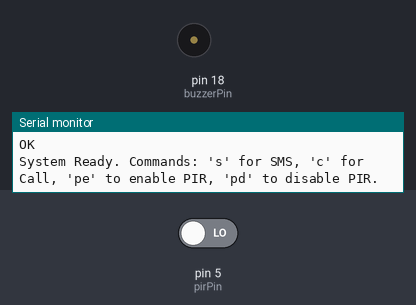
The sketch below on a simulated Arduino Uno, built with avr-gcc and run on an emulated ATmega328P. Shown: buzzer (waves = sounding), the last lines printed to the serial monitor. The test bench sets the inputs (shaded band); at power-on: pin 5 (pirPin) LOW. The modem accepts every AT command (registered, SIM ready, sends succeed) and sends nothing else.

Above: at 14.2 s.
14.3 s: pin 5 (pirPin) driven HIGH
At 15.3 s:
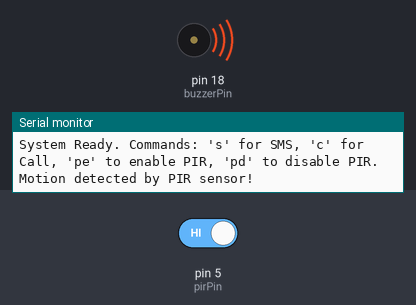
Timing chart, 0 to 21.1 s (numbered marks = the images above; inputs shaded):
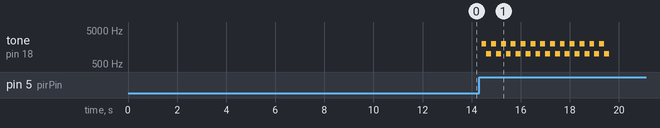

The sketch:

364._SIM800_PIR_SMSCall_TestCode_2026_sketch_oct9a.ino
```cpp
#include <SoftwareSerial.h>

#define rxPin 16
#define txPin 17
SoftwareSerial sim800L(rxPin, txPin);

#define pirPin 5
#define buzzerPin 18

bool pirEnabled = true; // Software switch variable to enable/disable PIR
String buff;

// Variables for non-blocking PIR debounce
unsigned long pirHighStartTime = 0;
bool motionStateRecorded = false;
const unsigned long debounceTime = 100; // Must stay HIGH for at least 100ms

void setup() {
  Serial.begin(115200);
  delay(500);

  sim800L.begin(9600);
  delay(500);

  pinMode(pirPin, INPUT);
  pinMode(buzzerPin, OUTPUT);

  Serial.println("Initializing...");

  sim800L.println("AT");
  waitForResponse();

  sim800L.println("ATE1");
  waitForResponse();

  sim800L.println("AT+CMGF=1");
  waitForResponse();

  sim800L.println("AT+CNMI=1,2,0,0,0");
  waitForResponse();

  Serial.println("System Ready. Commands: 's' for SMS, 'c' for Call, 'pe' to enable PIR, 'pd' to disable PIR.");
}

void loop() {
  // Non-blocking PIR noise elimination using millis()
  if (pirEnabled) {
    if (digitalRead(pirPin) == HIGH) {
      if (pirHighStartTime == 0) {
        pirHighStartTime = millis(); // Mark the moment pin goes HIGH
      } else if (!motionStateRecorded && (millis() - pirHighStartTime >= debounceTime)) {
        // If it has stayed HIGH continuously for 100ms, consider it valid motion
        Serial.println("Motion detected by PIR sensor!");
        triggerAlarmSequence();
        motionStateRecorded = true; // Prevent re-triggering immediately
      }
    } else {
      // Reset when pin goes LOW again
      pirHighStartTime = 0;
      motionStateRecorded = false;
    }
  }

  while (sim800L.available()) {
    buff = sim800L.readString();
    Serial.println(buff);
  }
  while (Serial.available()) {
    buff = Serial.readString();
    buff.trim();
    if (buff == "s") {
      send_sms();
    }
    else if (buff == "c") {
      make_call();
    }
    else if (buff == "pe") {
      pirEnabled = true;
      Serial.println("PIR Sensor Enabled.");
    }
    else if (buff == "pd") {
      pirEnabled = false;
      Serial.println("PIR Sensor Disabled.");
    }
    else {
      sim800L.println(buff);
    }
  }
  delay(10); // Short delay for loop stability
}

void triggerAlarmSequence() {
  // Sound buzzer in an alarm tone pattern for 5 seconds
  unsigned long startTime = millis();
  while (millis() - startTime < 5000) {
    tone(buzzerPin, 2000);
    delay(200);
    tone(buzzerPin, 1000);
    delay(200);
  }
  noTone(buzzerPin);

  // Send SMS and make call
  send_sms();
  delay(5000);
  make_call();
}

void send_sms() {
  sim800L.print("AT+CMGS=\"+918860055120\"\r");
  waitForResponse();

  sim800L.print("Alert! Motion detected by PIR sensor.");

  sim800L.write(0x1A); // End of message (Ctrl+Z)
  waitForResponse();
}

void make_call() {
  sim800L.println("ATD+918860055120;");
  waitForResponse();
}

void waitForResponse() {
  delay(2000);
  while (sim800L.available()) {
    Serial.println(sim800L.readString());
  }
  sim800L.read();
}
```

Measured:
- after the input at 14.3 s, tone on pin 18 (buzzerPin): silent → 2000 Hz after 0.10 s, then repeats every 0.40 s: 1000 Hz 0.20 s, 2000 Hz 0.20 s, until it stays silent from 19.6 s
